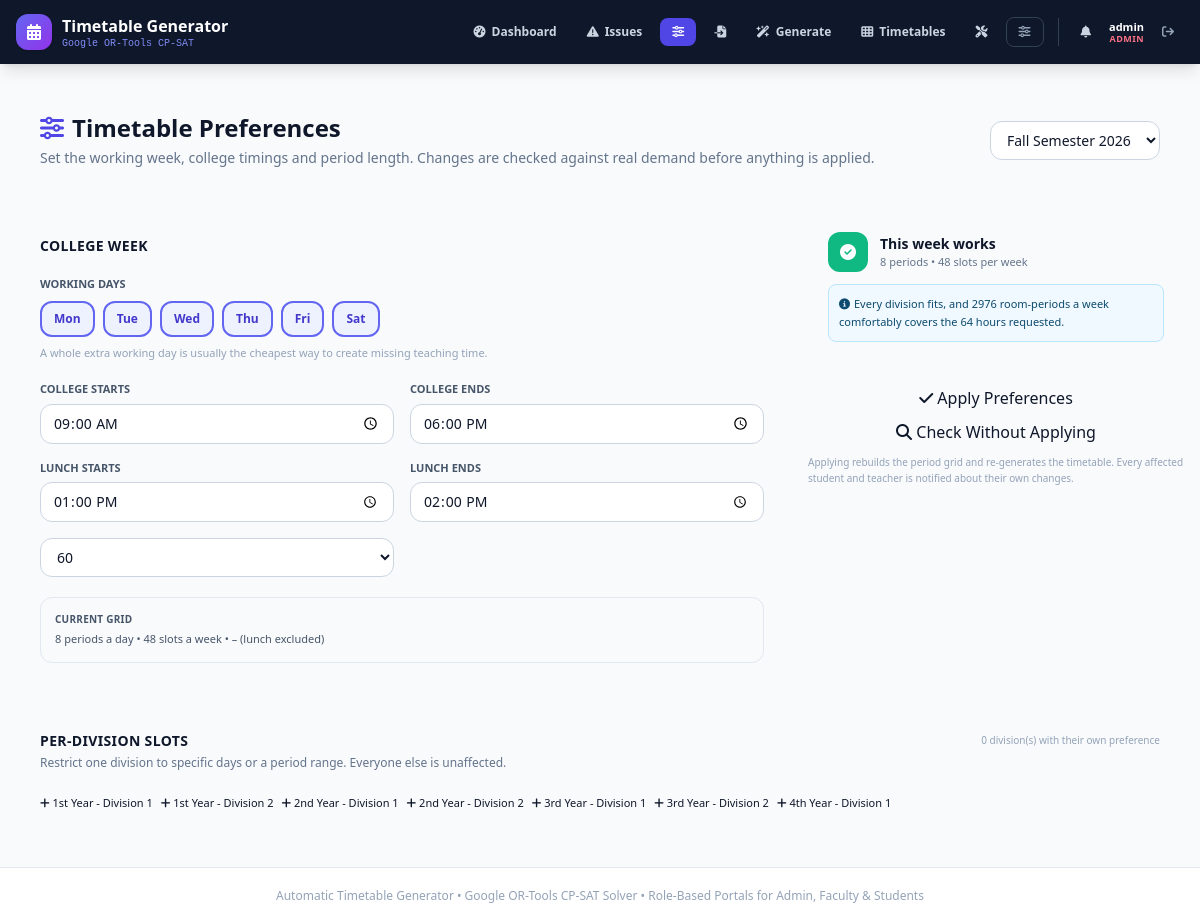
Before: /preferences/ (signed in) with the older database file.
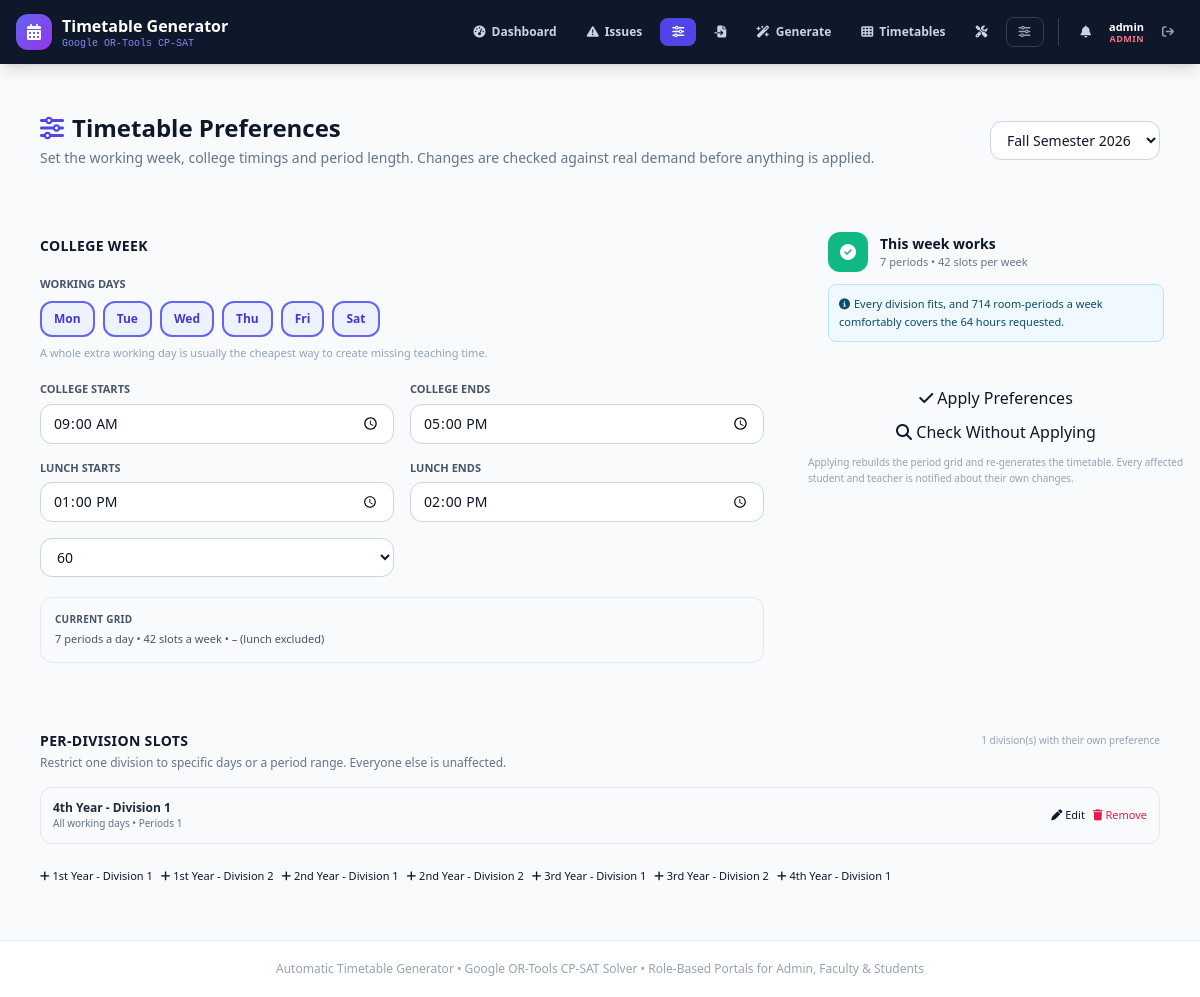
After: the same page with the newer database file.
### scheduler/models.py (models this page shows, shortened)
class TimeSlot(models.Model):
    day = models.CharField(max_length=3, choices=DAY_CHOICES)
    period_number = models.IntegerField()
    start_time = models.TimeField()
    end_time = models.TimeField()
    class Meta:
        ordering = ['day', 'period_number']
        unique_together = ('day', 'period_number')

class YearDivision(models.Model):
    year = models.IntegerField(help_text="Year of study (1-4)")
    division_number = models.IntegerField(help_text="Sequential division number (1, 2, ...)")
    strength = models.IntegerField(default=60)
    name = models.CharField(max_length=100, blank=True)
    class Meta:
        ordering = ['year', 'division_number']
        unique_together = ('year', 'division_number')

class DivisionPreference(models.Model):
    division = models.OneToOneField(
        YearDivision, on_delete=models.CASCADE, related_name='preference'
    )
    working_days = models.CharField(max_length=30, blank=True)
    first_period = models.PositiveIntegerField(default=1)
    last_period = models.PositiveIntegerField(default=0, help_text='0 means no limit.')
    note = models.CharField(max_length=200, blank=True)
    updated_at = models.DateTimeField(auto_now=True)
    class Meta:
        ordering = ['division__year', 'division__division_number']
    def day_list(self):
        keys = [d.strip().upper()[:3] for d in self.working_days.split(',') if d.strip()]
        return [d for d in DAY_ORDER if d in keys]
    def allowed_slots(self, slots=None):
        slots = TimeSlot.objects.all() if slots is None else slots
        days = self.day_list()
        result = []
        for slot in slots:
            if days and slot.day not in days:
                continue
            if self.first_period and slot.period_number < self.first_period:
                continue
            if self.last_period and slot.period_number > self.last_period:
                continue
            result.append(slot)
        return result

### scheduler/views.py (the view)
# urls.py: path('preferences/', views.preferences_view, name='preferences'),
@admin_required
def preferences_view(request):
    semesters, semester = _selected_semester(request)
    if semester is None:
        messages.error(request, "Import college data first.")
        return redirect("scheduler:upload_pdf")
    preference = get_or_create_preference(semester)
    analysis = None
    division_preferences = list(
        DivisionPreference.objects.filter(
            division__assignments__semester=semester
        ).select_related("division").distinct()
    )
    if request.method == "POST":
        form = {
            "working_days": ",".join(request.POST.getlist("working_days")),
            "day_start_time": request.POST.get("day_start_time") or "",
            "day_end_time": request.POST.get("day_end_time") or "",
            "period_duration_minutes": request.POST.get("period_duration_minutes") or "",
            "lunch_start_time": request.POST.get("lunch_start_time") or "",
            "lunch_end_time": request.POST.get("lunch_end_time") or "",
        }
        try:
            candidate = SchedulingPreference(semester=semester, **{
                key: _coerce_preference_value(key, value)
                for key, value in form.items()
            })
            candidate.validate()
        except ValidationError as exc:
            messages.error(request, "\n".join(exc.messages))
            analysis = None
        else:
            analysis = analyse_preference(semester, candidate)
            blocking = [
                f for f in analysis["findings"] if f["severity"] == "blocking"
            ]
            if blocking and not request.POST.get("force"):
                messages.error(
                    request,
                    "This week shape does not work yet:\n"
                    + "\n".join(f["message"] for f in blocking)
                    + "\n\nTick 'Apply anyway' to proceed despite this.",
                )
            elif request.POST.get("action") == "apply":
                outcome = apply_preference(candidate, request.user)
                result = outcome["result"]
                messages.success(
                    request,
                    f"Timetable preferences applied. "
                    f"{result['total_hours_scheduled']}/"
                    f"{result['total_hours_requested']} hours scheduled, and "
                    f"everyone affected has been notified.",
                )
                if outcome["collateral_semesters"]:
                    names = ", ".join(
                        s.name for s in outcome["collateral_semesters"][:3]
                    )
                    messages.warning(
                        request,
                        f"Heads up: the period grid is shared, so these other "
                        f"semesters lost {outcome['removed_slots']} period(s) and "
                        f"should be regenerated: {names}.",
                    )
                return redirect(
                    reverse("scheduler:preferences") + f"?semester_id={semester.id}"
                )
            else:
                messages.info(
                    request,
                    "This week shape looks workable. Choose 'Apply preferences' "
                    "to rebuild the period grid.",
                )
    else:
        analysis = analyse_preference(semester, preference)
    context = {
        "semesters": semesters,
        "selected_semester": semester,
        "preference": preference,
        "analysis": analysis,
        "week": describe_week(preference) if analysis is None else analysis["summary"],
        "day_choices": DAY_CHOICES,
        "division_preferences": division_preferences,
        "divisions": YearDivision.objects.filter(
            assignments__semester=semester
        ).distinct().order_by("year", "division_number"),
    }
    return render(request, "scheduler/preferences.html", context)

### scheduler/context_processors.py (called while the page is built)
def navigation_context(request):
    user = getattr(request, "user", None)
    if user is None or not user.is_authenticated:
        return {"notifications_unread": 0, "unread_count": 0}
    unread = Notification.objects.filter(recipient=user, is_read=False).count()
    return {"notifications_unread": unread, "unread_count": unread}

### scheduler/models.py (called while the page is built)
def _parse_time(t_val):
    if isinstance(t_val, time):
        return t_val
    if isinstance(t_val, str):
        parts = [int(p) for p in t_val.split(':')]
        return time(parts[0], parts[1])
    raise ValueError(f"Invalid time value: {t_val}")

def _time_to_minutes(t: time) -> int:
    return t.hour * 60 + t.minute

def _minutes_to_time(m: int) -> time:
    return time(m // 60, m % 60)

def _normalise_lunch(lunch_break):
    if not lunch_break:
        return None
    if isinstance(lunch_break, dict):
        return {
            'start_time': lunch_break.get('start_time'),
            'end_time': lunch_break.get('end_time'),
        }
    start, end = lunch_break
    return {'start_time': start, 'end_time': end}

    def number_of_weeks(self) -> int:
        return max(1, (self.end_date - self.start_date).days // 7)

### scheduler/templates/scheduler/preferences.html (shortened to what the changed rows need)
{% extends "scheduler/base.html" %}
{% block content %}
<div class="space-y-5">
  <div class="card p-4 sm:p-6 flex flex-col lg:flex-row lg:items-center justify-between gap-4">
    <div>
      <h1 class="text-xl sm:text-2xl font-extrabold text-slate-900 flex items-center gap-2">
        <i class="fa-solid fa-sliders text-indigo-600"></i> Timetable Preferences
      </h1>
    </div>
  </div>
  {% if not selected_semester %}
    <div class="card p-8 text-center">
      <i class="fa-solid fa-inbox text-3xl text-slate-300"></i>
      <p class="text-sm text-slate-500 mt-3">No semester data yet.</p>
      <a href="{% url 'scheduler:upload_pdf' %}" class="btn-primary mt-4">
        <i class="fa-solid fa-file-pdf"></i> Import College Data
      </a>
    </div>
  {% else %}
  <form method="POST" class="grid lg:grid-cols-3 gap-5 items-start" id="prefs-form">
    <div class="card p-4 sm:p-6 lg:col-span-2 space-y-5">
      <h2 class="text-sm font-bold text-slate-900 uppercase tracking-wide">College Week</h2>
      <div>
        <label class="block text-[11px] font-semibold text-slate-600 uppercase mb-2">Working Days</label>
        <div class="flex flex-wrap gap-2">
          {% for key, label in day_choices %}
          <label class="cursor-pointer">
            <span class="inline-flex items-center gap-1.5 px-3 py-2 rounded-xl border-2 border-slate-200 text-xs font-bold text-slate-500 transition
                         peer-checked:border-indigo-500 peer-checked:bg-indigo-50 peer-checked:text-indigo-700
                         hover:border-slate-300 cursor-pointer">
              {{ label|slice:":3" }}
            </span>
          </label>
          {% endfor %}
        </div>
        <p class="text-[11px] text-slate-400 mt-2">
          A whole extra working day is usually the cheapest way to create missing teaching time.
        </p>
      </div>
      <div class="grid sm:grid-cols-2 gap-4">
        <div>
          <label class="block text-[11px] font-semibold text-slate-600 uppercase mb-1.5">College Starts</label>
          <input type="time" name="day_start_time" required
                 value="{{ preference.day_start_time|time:'H:i' }}"
                 class="w-full px-3 py-2 rounded-xl border border-slate-300 text-sm bg-white focus:ring-2 focus:ring-indigo-500 outline-none">
        </div>
        <div>
          <label class="block text-[11px] font-semibold text-slate-600 uppercase mb-1.5">College Ends</label>
          <input type="time" name="day_end_time" required
                 value="{{ preference.day_end_time|time:'H:i' }}"
                 class="w-full px-3 py-2 rounded-xl border border-slate-300 text-sm bg-white focus:ring-2 focus:ring-indigo-500 outline-none">
        </div>
        <div>
          <label class="block text-[11px] font-semibold text-slate-600 uppercase mb-1.5">Lunch Starts</label>
          <input type="time" name="lunch_start_time" required
                 value="{{ preference.lunch_start_time|time:'H:i' }}"
                 class="w-full px-3 py-2 rounded-xl border border-slate-300 text-sm bg-white focus:ring-2 focus:ring-indigo-500 outline-none">
        </div>
        <div>
          <label class="block text-[11px] font-semibold text-slate-600 uppercase mb-1.5">Lunch Ends</label>
          <input type="time" name="lunch_end_time" required
                 value="{{ preference.lunch_end_time|time:'H:i' }}"
                 class="w-full px-3 py-2 rounded-xl border border-slate-300 text-sm bg-white focus:ring-2 focus:ring-indigo-500 outline-none">
        </div>
        <div>
          <select name="period_duration_minutes"
                  class="w-full px-3 py-2 rounded-xl border border-slate-300 text-sm bg-white focus:ring-2 focus:ring-indigo-500 outline-none">
            <option value="60" {% if preference.period_duration_minutes == 60 %}selected{% endif %}>60</option>
          </select>
        </div>
      </div>
      {% if week.first_slot %}
      <div class="p-3.5 rounded-xl bg-slate-50 border border-slate-200">
        <p class="text-[10px] font-bold text-slate-600 uppercase tracking-wide mb-1">Current Grid</p>
        <p class="text-[11px] text-slate-600">
          {{ week.periods_per_day }} periods a day &bull; {{ week.slots_per_week }} slots a week
          &bull; {{ week.first_slot.start_time|time:'H:i' }}&ndash;{{ week.last_slot.end_time|time:'H:i' }}
          (lunch excluded)
        </p>
      </div>
      {% endif %}
    </div>
    <div class="space-y-4">
      {% if analysis %}
      <div class="card p-4 sm:p-5">
        <div class="flex items-center gap-3">
          <span class="w-10 h-10 rounded-xl grid place-items-center text-white shrink-0
            {% if analysis.feasible %}bg-emerald-500{% else %}bg-rose-500{% endif %}">
            <i class="fa-solid {% if analysis.feasible %}fa-circle-check{% else %}fa-triangle-exclamation{% endif %}"></i>
          </span>
          <div>
            <p class="text-sm font-extrabold text-slate-900">
              {% if analysis.feasible %}This week works{% else %}This week does not work{% endif %}
            </p>
            <p class="text-[11px] text-slate-500">
              {{ analysis.summary.periods_per_day }} periods &bull; {{ analysis.summary.slots_per_week }} slots per week
            </p>
          </div>
        </div>
        <div class="mt-3 space-y-2">
          {% for finding in analysis.findings %}
          <div class="p-2.5 rounded-lg text-[11px] leading-relaxed border
            {% if finding.severity == 'blocking' %}bg-rose-50 border-rose-200 text-rose-900
            {% elif finding.severity == 'warning' %}bg-amber-50 border-amber-200 text-amber-900
            {% else %}bg-sky-50 border-sky-200 text-sky-900{% endif %}">
            <i class="fa-solid mr-1
              {% if finding.severity == 'blocking' %}fa-circle-xmark
              {% elif finding.severity == 'warning' %}fa-triangle-exclamation
              {% else %}fa-circle-info{% endif %}"></i>{{ finding.message }}
          </div>
          {% endfor %}
        </div>
      </div>
      {% endif %}
      <div class="space-y-2.5 pt-2">
        <button type="submit" name="action" value="apply" class="btn-primary w-full justify-center"
                data-loading="Applying&hellip;"
                data-confirm="Apply these preferences? This rebuilds the period grid, re-generates the timetable, and notifies every affected student and teacher.">
          <i class="fa-solid fa-check"></i> Apply Preferences
        </button>
        <button type="submit" name="action" value="check" class="btn-ghost w-full justify-center">
          <i class="fa-solid fa-magnifying-glass"></i> Check Without Applying
        </button>
        <p class="text-[10px] text-slate-400 leading-relaxed">
          Applying rebuilds the period grid and re-generates the timetable. Every
          affected student and teacher is notified about their own changes.
        </p>
      </div>
    </div>
  </form>
  <div class="card p-4 sm:p-6">
    <div class="flex flex-wrap items-center justify-between gap-3 mb-1">
      <h2 class="text-sm font-bold text-slate-900 uppercase tracking-wide">Per-Division Slots</h2>
      <span class="text-[10px] text-slate-400">
        {{ division_preferences|length }} division(s) with their own preference
      </span>
    </div>
    <p class="text-xs text-slate-500 mb-4">
      Restrict one division to specific days or a period range. Everyone else is unaffected.
    </p>
    {% if division_preferences %}
    <div class="space-y-2 mb-4">
      {% for pref in division_preferences %}
      <div class="flex flex-wrap items-center justify-between gap-3 p-3 rounded-xl bg-slate-50 border border-slate-200">
        <div class="min-w-0">
          <p class="text-xs font-bold text-slate-800">{{ pref.division.name }}</p>
          <p class="text-[10px] text-slate-500">
            {% if pref.working_days %}
              Days: {% for d in pref.day_list %}{{ d }}{% if not forloop.last %}, {% endif %}{% endfor %} &bull;
            {% else %}All working days &bull; {% endif %}
            Periods {{ pref.first_period }}{% if pref.last_period %}&ndash;{{ pref.last_period }}{% endif %}
          </p>
        </div>
        <div class="flex gap-2">
          <a href="{% url 'scheduler:division_preference' pref.division_id %}?semester_id={{ selected_semester.id }}"
             class="btn-ghost !text-[11px] !py-1.5"><i class="fa-solid fa-pen"></i> Edit</a>
          <form method="POST" action="{% url 'scheduler:division_preference' pref.division_id %}" class="js-confirm"
                data-confirm="Remove {{ pref.division.name }}'s own preference? It will follow the college-wide timetable again.">
            <button class="btn-ghost !text-[11px] !py-1.5 !text-rose-600"><i class="fa-solid fa-trash"></i> Remove</button>
          </form>
        </div>
      </div>
      {% endfor %}
    </div>
    {% endif %}
    <div class="flex flex-wrap gap-2">
      {% for division in divisions %}
      <a href="{% url 'scheduler:division_preference' division.id %}?semester_id={{ selected_semester.id }}"
         class="btn-ghost !text-[11px] !py-2">
        <i class="fa-solid fa-plus"></i> {{ division.name }}
      </a>
      {% empty %}
      <p class="text-xs text-slate-400">No divisions in this semester yet.</p>
      {% endfor %}
    </div>
  </div>
  {% endif %}
</div>
{% endblock %}

Changed rows visible on the page:
removed TimeSlot: day_end_time "18:00"
added TimeSlot: day_end_time "17:00"
added DivisionPreference: division.name "4th Year - Division 1", working_days "All working days •", first_period "1"
Other visible differences:
{{ week.periods_per_day }}: "8" → "7"
{{ week.slots_per_week }}: "48" → "42"
{{ analysis.summary.periods_per_day }}: "8" → "7"
{{ analysis.summary.slots_per_week }}: "48" → "42"
{{ division_preferences|length }}: "0" → "1"
new list line: "Every division fits, and 714 room-periods a week comfortably covers the 64 hours requested."
list line gone: "Every division fits, and 2976 room-periods a week comfortably covers the 64 hours requested."
